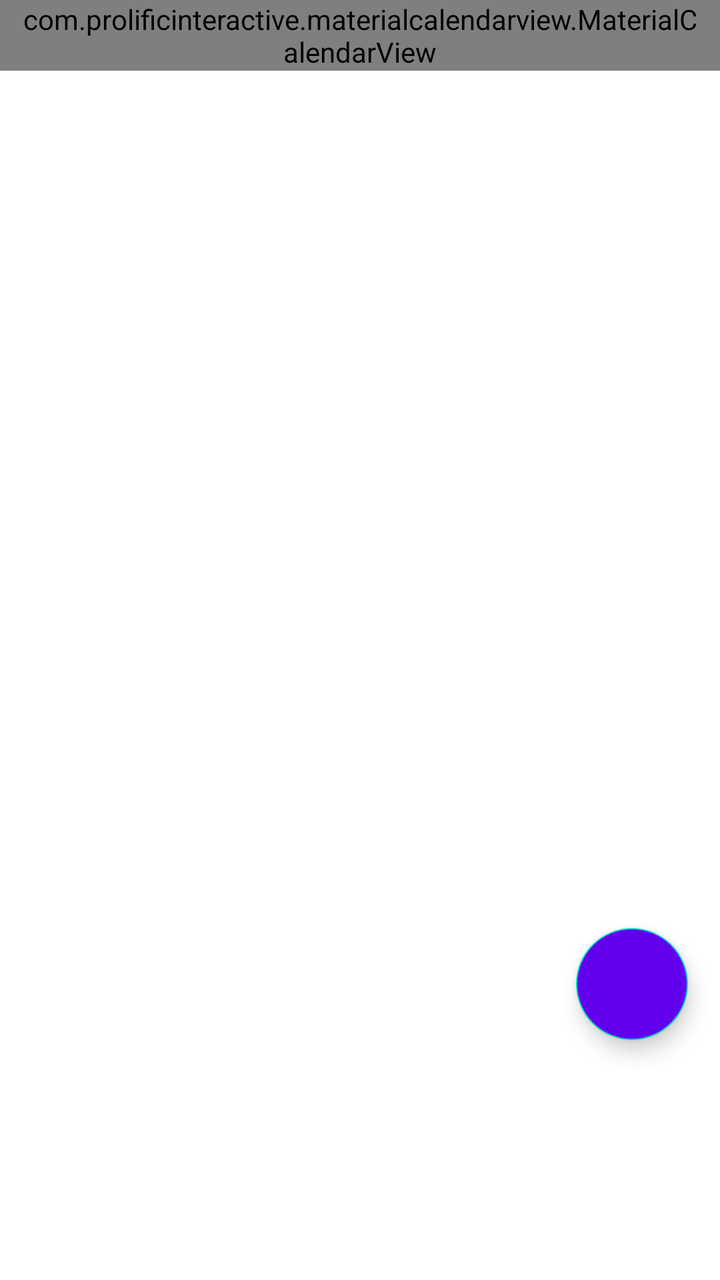
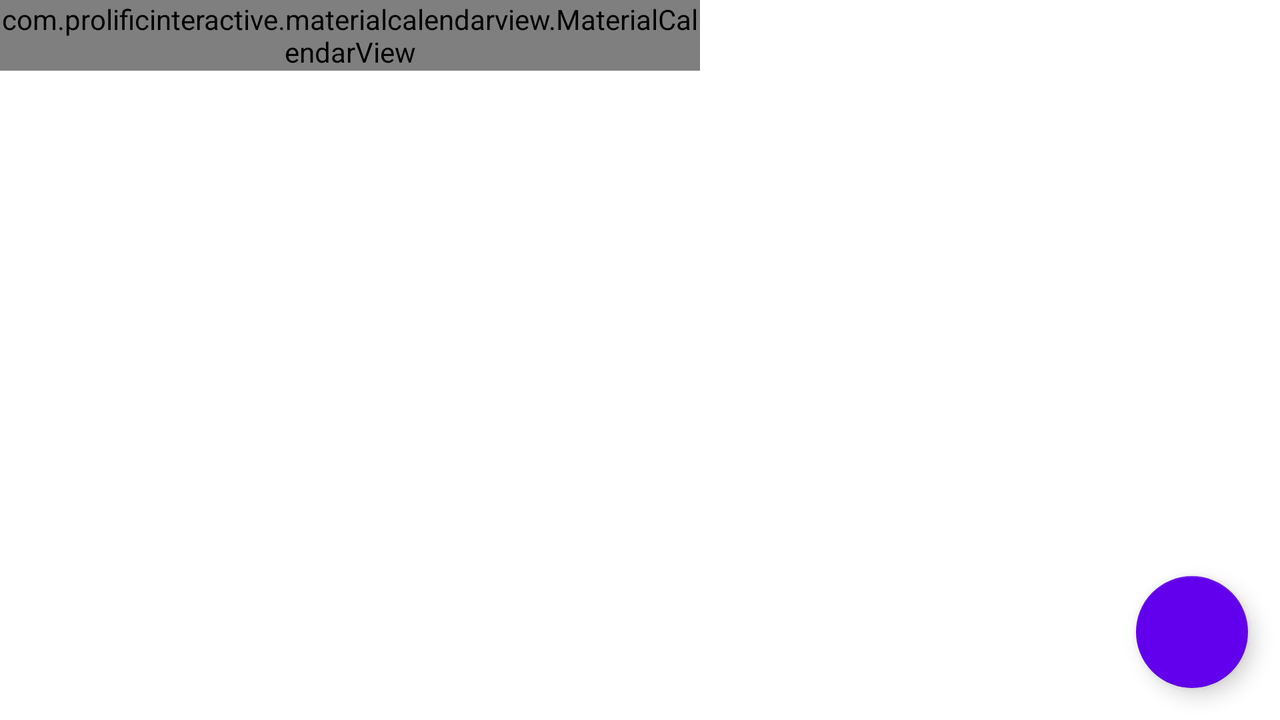

Two renders of one Android screen. The first uses the default layout on a phone; the second uses the alternative layout the repository ships for a different screen configuration, on a matching device. The two XML files are below.
<!-- AndroidManifest.xml: application theme Theme.MyContacts -->
<!-- res/layout/calendar_main.xml -->
<?xml version="1.0" encoding="utf-8"?>
<androidx.constraintlayout.widget.ConstraintLayout xmlns:android="http://schemas.android.com/apk/res/android"
    xmlns:app="http://schemas.android.com/apk/res-auto"
    xmlns:tools="http://schemas.android.com/tools"
    android:layout_width="match_parent"
    android:layout_height="match_parent"
    >

    <com.prolificinteractive.materialcalendarview.MaterialCalendarView
        android:id="@+id/calendarView"
        android:layout_width="0dp"
        android:layout_height="wrap_content"
        android:paddingStart="8dp"
        android:paddingEnd="8dp"
        android:paddingBottom="-8dp"

        app:layout_constraintEnd_toEndOf="parent"
        app:layout_constraintStart_toStartOf="parent"
        app:layout_constraintTop_toTopOf="parent"
        app:mcv_arrowColor="@color/gray"
        app:mcv_dateTextAppearance="@style/calendar_date"
        app:mcv_headerTextAppearance="@style/calendar_header"
        app:mcv_selectionColor="@color/purple_500"
        app:mcv_tileHeight="45dp"
        app:mcv_tileWidth="0dp"
        app:mcv_weekDayTextAppearance="@style/calendar_header" />

    <com.google.android.material.floatingactionbutton.FloatingActionButton
        android:id="@+id/add_event_fab"
        android:layout_width="wrap_content"
        android:layout_height="wrap_content"
        android:layout_marginRight="16dp"
        android:layout_marginBottom="16dp"
        android:clickable="true"
        app:layout_constraintBottom_toBottomOf="parent"
        app:layout_constraintEnd_toEndOf="parent"
        android:layout_marginVertical="120dp"
        app:srcCompat="@drawable/ic_outline_add_24"
        android:backgroundTint="@color/purple_500"
        android:focusable="true"
        app:tint="@color/white"
        app:fabSize="normal"
        tools:ignore="VectorDrawableCompat" />

    <androidx.recyclerview.widget.RecyclerView
        android:background="@color/white"
        android:id="@+id/recycler_view"
        android:layout_width="match_parent"
        android:layout_height="0dp"
        android:layout_marginTop="8dp"
        app:layout_constraintBottom_toBottomOf="parent"
        app:layout_constraintEnd_toEndOf="parent"
        app:layout_constraintStart_toStartOf="parent"
        app:layout_constraintTop_toBottomOf="@+id/calendarView" />

</androidx.constraintlayout.widget.ConstraintLayout>
<!-- resources referenced by this layout -->
<resources>
  <color name="gray">#C1646A6A</color>
  <color name="purple_500">#FF6200EE</color>
  <color name="white">#FFFFFFFF</color>
  <style name="calendar_date" parent="TextAppearance.AppCompat.Body1">
          <item name="android:textColor">@drawable/calendar_text_colors</item>
      </style>
  <style name="calendar_header" parent="@style/TextAppearance.AppCompat.Body2">
          <item name="android:textColor">@color/black</item>
  
  
      </style>
  <style name="Theme.MyContacts" parent="Theme.MaterialComponents.DayNight.DarkActionBar">
          
          <item name="colorPrimary">@color/purple_500</item>
          <item name="colorPrimaryVariant">@color/purple_700</item>
          <item name="colorOnPrimary">@color/white</item>
          
          <item name="colorSecondary">@color/teal_200</item>
          <item name="colorSecondaryVariant">@color/teal_700</item>
          <item name="colorOnSecondary">@color/black</item>
          
          <item name="android:statusBarColor" tools:targetApi="l">?attr/colorPrimaryVariant</item>
          
          
  
      </style>
  <!-- drawable calendar_text_colors (drawable) -->
  <?xml version="1.0" encoding="utf-8"?>
  <selector xmlns:android="http://schemas.android.com/apk/res/android">
      <item
          android:state_checked="true"
          android:color="@color/white"
          />
  
      <item android:color="@color/black" />
  
  </selector>
  <color name="black">#FF000000</color>
  <color name="purple_700">#FF3700B3</color>
  <color name="teal_200">#FF03DAC5</color>
  <color name="teal_700">#FF018786</color>
</resources>
<!-- res/layout-land/calendar_main.xml (the author's variant of the layout above) -->
<!-- drawn on the phone turned sideways -->
<?xml version="1.0" encoding="utf-8"?>
<androidx.constraintlayout.widget.ConstraintLayout xmlns:android="http://schemas.android.com/apk/res/android"
    xmlns:app="http://schemas.android.com/apk/res-auto"
    xmlns:tools="http://schemas.android.com/tools"
    android:layout_width="match_parent"
    android:layout_height="match_parent">

    <ScrollView
        android:id="@+id/scrollView"
        android:layout_width="wrap_content"
        android:layout_height="match_parent"
        app:layout_constraintEnd_toStartOf="@+id/recycler_view"
        app:layout_constraintHorizontal_bias="0.5"
        app:layout_constraintStart_toStartOf="parent"
        app:layout_constraintTop_toTopOf="parent">

        <com.prolificinteractive.materialcalendarview.MaterialCalendarView
            android:id="@+id/calendarView"
            android:layout_width="350dp"
            android:layout_height="wrap_content"


            app:mcv_arrowColor="@color/purple_500"
            app:mcv_dateTextAppearance="@style/calendar_date"
            app:mcv_headerTextAppearance="@style/calendar_header"
            app:mcv_selectionColor="@color/purple_500"
            app:mcv_showWeekDays="true"
            app:mcv_weekDayTextAppearance="@style/TextAppearance.AppCompat.Body1" />
    </ScrollView>


    <com.google.android.material.floatingactionbutton.FloatingActionButton
        android:id="@+id/add_event_fab"
        android:layout_width="wrap_content"
        android:layout_height="wrap_content"
        android:layout_marginRight="16dp"
        android:layout_marginBottom="16dp"
        android:clickable="true"
        android:focusable="true"
        app:tint="@color/white"
        app:backgroundTint="@color/purple_500"
        app:layout_constraintBottom_toBottomOf="parent"
        app:layout_constraintEnd_toEndOf="parent"
        app:srcCompat="@drawable/ic_baseline_add_24" />

    <androidx.recyclerview.widget.RecyclerView
        android:id="@+id/recycler_view"
        android:layout_width="0dp"
        android:layout_height="0dp"
        app:layout_constraintBottom_toBottomOf="parent"
        app:layout_constraintEnd_toEndOf="parent"
        app:layout_constraintHorizontal_bias="0.5"
        app:layout_constraintStart_toEndOf="@+id/scrollView"
        app:layout_constraintTop_toTopOf="parent"
        />

</androidx.constraintlayout.widget.ConstraintLayout>
<!-- resources referenced by the variant -->
<!-- as the phone turned sideways resolves them -->
<resources>
  <color name="purple_500">#FF6200EE</color>
  <color name="white">#FFFFFFFF</color>
  <style name="calendar_date" parent="TextAppearance.AppCompat.Body1">
          <item name="android:textColor">@drawable/calendar_text_colors</item>
      </style>
  <style name="calendar_header" parent="@style/TextAppearance.AppCompat.Body2">
          <item name="android:textColor">@color/black</item>
  
  
      </style>
  <style name="Theme.MyContacts" parent="Theme.MaterialComponents.DayNight.DarkActionBar">
          
          <item name="colorPrimary">@color/purple_500</item>
          <item name="colorPrimaryVariant">@color/purple_700</item>
          <item name="colorOnPrimary">@color/white</item>
          
          <item name="colorSecondary">@color/teal_200</item>
          <item name="colorSecondaryVariant">@color/teal_700</item>
          <item name="colorOnSecondary">@color/black</item>
          
          <item name="android:statusBarColor" tools:targetApi="l">?attr/colorPrimaryVariant</item>
          
          
  
      </style>
  <!-- drawable calendar_text_colors (drawable) -->
  <?xml version="1.0" encoding="utf-8"?>
  <selector xmlns:android="http://schemas.android.com/apk/res/android">
      <item
          android:state_checked="true"
          android:color="@color/white"
          />
  
      <item android:color="@color/black" />
  
  </selector>
  <color name="black">#FF000000</color>
  <color name="purple_700">#FF3700B3</color>
  <color name="teal_200">#FF03DAC5</color>
  <color name="teal_700">#FF018786</color>
</resources>
